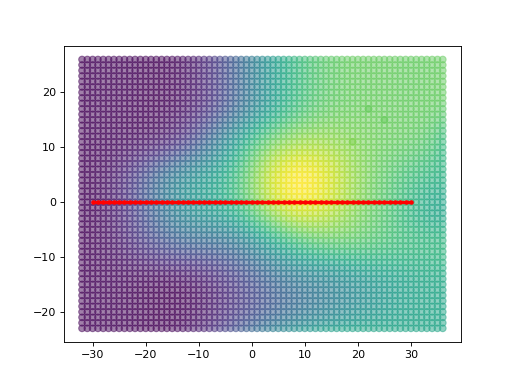

Recreate this plot in Python.
# Start with the required imports

import matplotlib.pyplot as plt
import numpy as np
# >>>
import humanfactorspy
from humanfactorspy.geometry import LoadOBJ
from humanfactorspy.graphgenerator import GenerateGraph
from humanfactorspy.raytracer import EmbreeBVH
from humanfactorspy.pathfinding import DijkstraShortestPath

# Next, load a model and create the BVH

# Get a sample model path
obj_path = humanfactorspy.get_sample_model("energy_blob_zup.obj")
# >>>
# Load the obj file
obj = LoadOBJ(obj_path)
# >>>
# Create a BVH
bvh = EmbreeBVH(obj)

# Now set parameters to be used for the graph generator. First, we will use a large
# step size which will ignore any small bumps in the mesh. Later on we will compare
# the resulting graphs.

# Set the graph parameters
start_point = (-30, 0, 20)
spacing = (1, 1, 10)
max_nodes = 5000
up_step, down_step = 5, 5
up_slope, down_slope = 60, 60
max_step_connections = 1
# >>>
# Generate the Graph
graph = GenerateGraph(bvh, start_point, spacing, max_nodes,
                        up_step,up_slope,down_step,down_slope,
                        max_step_connections, cores=-1)
# >>>
# Get Nodes
nodes = graph.getNodes()
print(f"Graph Generated with {len(nodes.array)} nodes")
# Graph Generated with 3453 nodes

# Once the graph is generated, we can define an array of spatial points and get the
# closest nodes of the graph to these points.

# Define a start and end point in x,y
p_desired = np.array([[-30,0],[30,0]])
closest_nodes = graph.get_closest_nodes(p_desired,z=False)
print("Closest Node: ", closest_nodes)
# Closest Node:  [   0 3126]
# >>>
# Define a start and end node to use for the path (from, to)
start_id, end_id = closest_nodes[0], closest_nodes[1]

# Now we call the shortest path algorithm on the default cost, which is euclidean distance.
# We can take the sum of the cost values in the array and print it to use as a comparison later.

# Call the shortest path
path = DijkstraShortestPath(graph, start_id, end_id)
# >>>
# As the cost array is numpy, simple operations to sum the total cost can be calculated
path_sum = np.sum(path['cost_to_next'])
print('Total path cost: ', path_sum)
# Total path cost:  62.035995

# Get the x,y,z values of the nodes at the given path ids
path_xyz = np.take(nodes[['x','y','z']], path['id'])
# >>>
# Extract the xyz locations of the nodes
x_nodes, y_nodes, z_nodes = nodes['x'], nodes['y'], nodes['z']
# >>>
# Extract the xyz locations of the path nodes
x_path, y_path, z_path = path_xyz['x'], path_xyz['y'], path_xyz['z']
# >>>
# Plot the graph
plt.scatter(x_nodes, y_nodes, c=z_nodes, alpha=0.5) # doctest: +SKIP
plt.plot(x_path,y_path, c="red", marker='.',linewidth=3) # doctest: +SKIP
plt.show() # doctest: +SKIP

# As seen in the image, the shortest path on this graph is a straight line.
